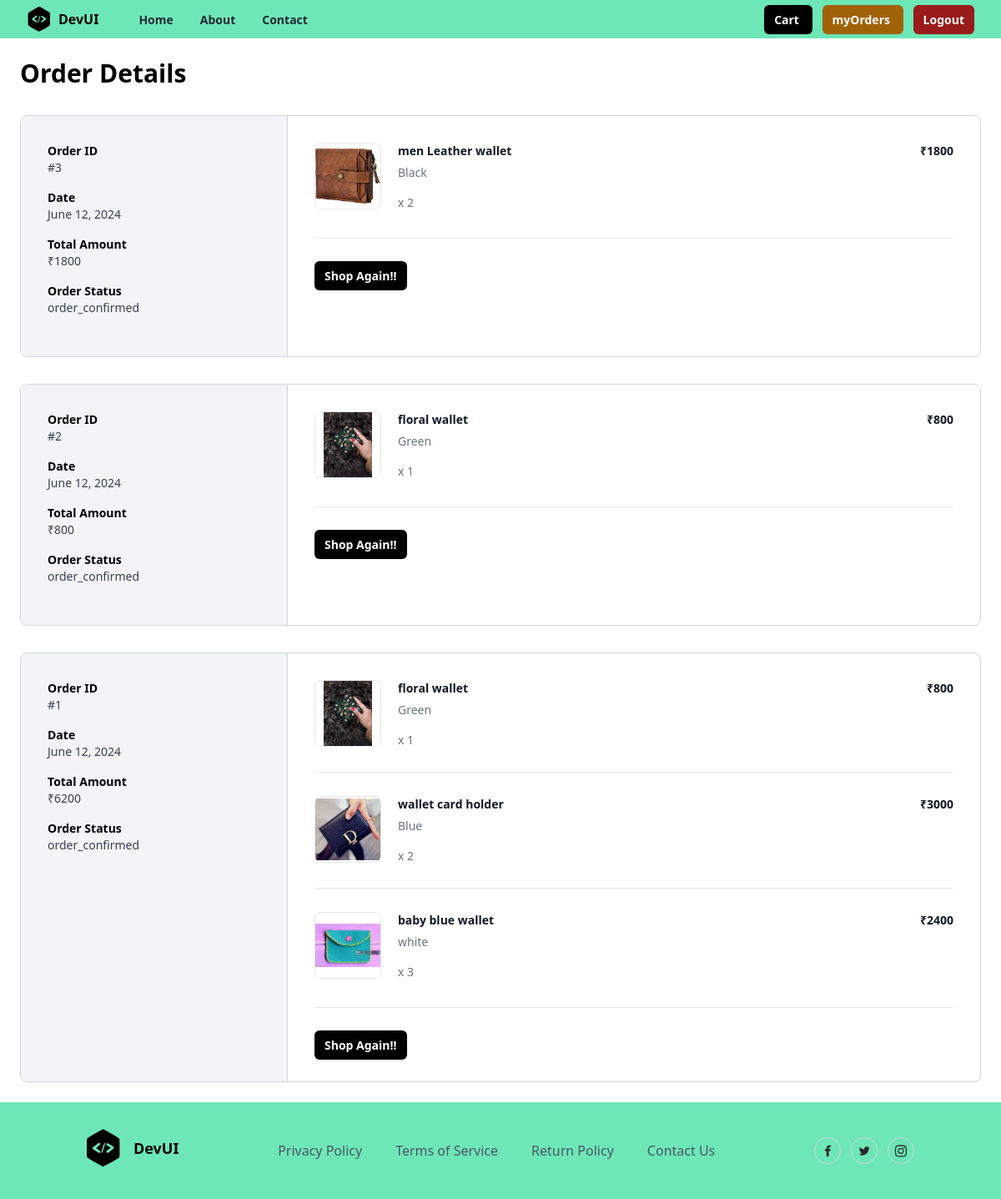
/order/summary/ (signed in), run on the app's committed database.
### wallets/models.py (models this page shows, shortened)
class Order(models.Model):
    user_object = models.ForeignKey(
                                        User,
                                        on_delete=models.CASCADE,
                                        related_name='myorders'
                                    )
    basket_item_objects = models.ManyToManyField(BasketItem)
    delivery_address = models.CharField(max_length=250)
    phone = models.CharField(max_length=12)
    pin=models.CharField(max_length=10,null=True)
    email = models.CharField(max_length=100)
    pay_options = (
        ('online', 'online'),
        ('cod', 'cod')
    )
    payment_mode = models.CharField(
                                        max_length=100,
                                        choices=pay_options,
                                        default='cod'
                                    )
    order_id = models.CharField(max_length=200, null=True)
    is_paid = models.BooleanField(default=False)
    order_status = (
        ('order_confirmed', 'Order confirmed'),
        ('dispatched', 'Dispatched'),
        ('in_transit', 'In transit'),
        ('delivered', 'Delivered'),
        ('cancelled', 'Cancelled'),
    )
    status = models.CharField(
                                max_length=200,
                                choices=order_status,
                                default='order_confirmed'
                            )
    created_date = models.DateTimeField(auto_now_add=True)
    updated_date = models.DateTimeField(auto_now=True)
    is_active = models.BooleanField(default=True)
    @property
    def sub_total(self):
        basket_items=self.basket_item_objects.all()
        total=0
        if basket_items:
            for bi in basket_items:
                total+=bi.total_amount
        return total

class BasketItem(models.Model):
    basket_object = models.ForeignKey(Basket, on_delete=models.CASCADE,related_name="cartitems")
    product_object = models.ForeignKey(Product, on_delete=models.CASCADE)
    color_object = models.ForeignKey(Color, on_delete=models.CASCADE)
    quantity = models.PositiveIntegerField(default=1)
    created_date = models.DateTimeField(auto_now_add=True)
    updated_date = models.DateTimeField(auto_now=True)
    is_active = models.BooleanField(default=True)
    is_order_placed=models.BooleanField(default=False)
    @property
    def total_amount(self):
        return self.product_object.price*self.quantity

class Product(models.Model):
    title = models.CharField(max_length=200)
    description = models.TextField(null=True, blank=True)#blank true for accept null value for form , null true for accept null value in db
    color_object = models.ManyToManyField(Color)
    category_object = models.ForeignKey(Category, on_delete=models.CASCADE)
    brand_object = models.ForeignKey(Brand, on_delete=models.CASCADE)
    image = models.ImageField(upload_to='product_images', null=True, blank=True, default='product_images/default.jpg')
    price = models.PositiveIntegerField()
    tag_object=models.ManyToManyField(Tag)
    created_date = models.DateTimeField(auto_now_add=True)
    updated_date = models.DateTimeField(auto_now=True)
    is_active = models.BooleanField(default=True)

class Color(models.Model):
    name = models.CharField(max_length=100, unique=True)
    created_date = models.DateTimeField(auto_now_add=True)
    updated_date = models.DateTimeField(auto_now=True)
    is_active = models.BooleanField(default=True)
    def __str__(self):
        return self.name

### wallets/views.py (the view)
# urls.py: path("order/summary/",views.OrderSummaryView.as_view(),name="order_summary")
class OrderSummaryView(View):
    def get(self,request,*args, **kwargs):
        qs=Order.objects.filter(user_object=request.user).order_by("-created_date")
        return render(request,"order_summary.html",{"data":qs})

### wallets/templates/order_summary.html
{% extends 'base.html' %}
{%block main_block%}
<div class="mx-auto my-4 max-w-6xl px-2 md:my-6 md:px-0">
<h2 class="text-3xl font-bold">Order Details</h2></div>
{%for order in data%}
<div class="mx-auto my-4 max-w-6xl px-2 md:my-6 md:px-0">
    <div class="mt-8 flex flex-col overflow-hidden rounded-lg border border-gray-300 md:flex-row">
      <div class="w-full border-r border-gray-300 bg-gray-100 md:max-w-xs">
        <div class="p-8">
          <div class="grid grid-cols-2 sm:grid-cols-4 md:grid-cols-1">
            <div class="mb-4">
              <div class="text-sm font-semibold">Order ID</div>
              <div class="text-sm font-medium text-gray-700">#{{order.id}}</div>
            </div>
            <div class="mb-4">
              <div class="text-sm font-semibold">Date</div>
              <div class="text-sm font-medium text-gray-700">{{order.created_date|date}}</div>
            </div>
            <div class="mb-4">
              <div class="text-sm font-semibold">Total Amount</div>
              <div class="text-sm font-medium text-gray-700">₹{{order.sub_total}}</div>
            </div>
            <div class="mb-4">
              <div class="text-sm font-semibold">Order Status</div>
              <div class="text-sm font-medium text-gray-700">{{order.status}}</div>
            </div>
          </div>
        </div>
      </div>
      <div class="flex-1">
        <div class="p-8">
          <ul class="-my-7 divide-y divide-gray-200">
            {%for bi in order.basket_item_objects.all%}
            <li class="flex flex-col justify-between space-x-5 py-7 md:flex-row">
                <div class="flex flex-1 items-stretch">
                  <div class="flex-shrink-0">
                    <img
                      class="h-20 w-20 rounded-lg border border-gray-200 object-contain"
                      src="{{bi.product_object.image.url}}"
                      alt="https://static.nike.com/a/images/c_limit,w_592,f_auto/t_product_v1/e48d6035-bd8a-4747-9fa1-04ea596bb074/blazer-low-77-se-shoes-0w2HHV.png"
                    />
                  </div>
                  <div class="ml-5 flex flex-col justify-between">
                    <div class="flex-1">
                      <p class="text-sm font-bold text-gray-900">
                        {{bi.product_object.title}}
                      </p>
                      <p class="mt-1.5 text-sm font-medium text-gray-500">{{bi.color_object}}</p>
                    </div>
                    <p class="mt-4 text-sm font-medium text-gray-500">x {{bi.quantity}} </p>
                  </div>
                </div>
                <div class="ml-auto flex flex-col items-end justify-between">
                  <p class="text-right text-sm font-bold text-gray-900">₹{{bi.total_amount}}</p>
                </div>
              </li>
            {%endfor%}
          </ul>
          <hr class="my-8 border-t border-t-gray-200" />
          <a
          href="{%url 'index'%}"
           class="rounded-md bg-black px-3 py-2 text-sm font-semibold text-white shadow-sm hover:bg-black/80 focus-visible:outline focus-visible:outline-2 focus-visible:outline-offset-2 focus-visible:outline-black"
         >
           Shop Again!!
         </a>
        </div>
      </div>
    </div>
  </div>
{%endfor%}
{%endblock%}

### data on the page
Order: id "3", created_date "June 12, 2024", sub_total "1800", status "order_confirmed"
BasketItem: product_object.image (picture), product_object "men Leather wallet", color_object "Black", quantity "2", total_amount "1800"
Order: id "2", created_date "June 12, 2024", sub_total "800", status "order_confirmed"
BasketItem: product_object.image (picture), product_object "floral wallet", color_object "Green", quantity "1", total_amount "800"
Order: id "1", created_date "June 12, 2024", sub_total "6200", status "order_confirmed"
BasketItem: product_object.image (picture), product_object "floral wallet", color_object "Green", quantity "1", total_amount "800"
BasketItem: product_object.image (picture), product_object "wallet card holder", color_object "Blue", quantity "2", total_amount "3000"
BasketItem: product_object.image (picture), product_object "baby blue wallet", color_object "white", quantity "3", total_amount "2400"
